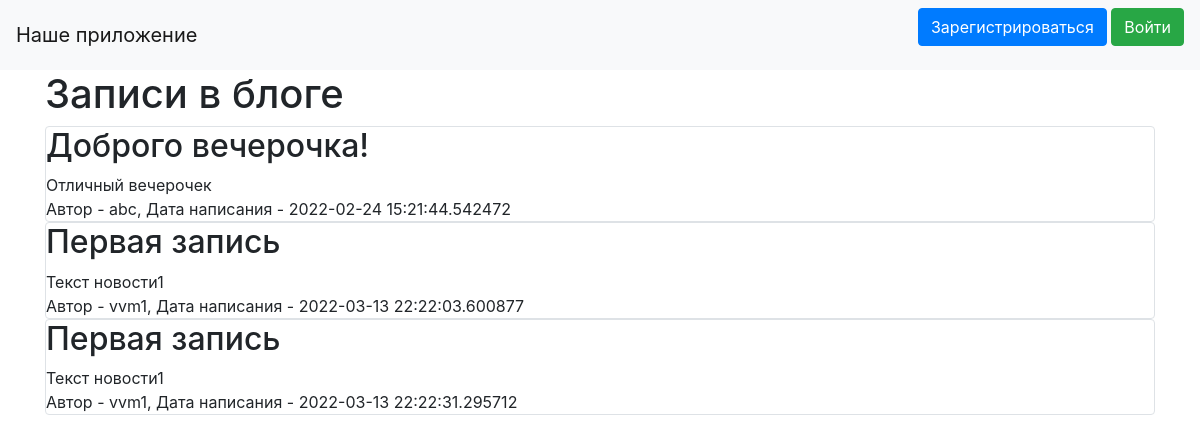
The page / on the database its author committed.
### app 2/data/news.py (models this page shows)
class News(SqlAlchemyBase, SerializerMixin):
    __tablename__ = 'news'
    id = sqlalchemy.Column(sqlalchemy.Integer, primary_key=True, autoincrement=True)
    title = sqlalchemy.Column(sqlalchemy.String, nullable=True)
    content = sqlalchemy.Column(sqlalchemy.String, nullable=True)
    created_date = sqlalchemy.Column(sqlalchemy.DateTime, default=datetime.datetime.now)
    is_private = sqlalchemy.Column(sqlalchemy.Boolean, default=True)
    user_id = sqlalchemy.Column(sqlalchemy.Integer, sqlalchemy.ForeignKey("users.id"))
    user = orm.relation('User')
    categories = orm.relation("Category", secondary="association", backref="news")

### app 2/data/users.py (models this page shows, shortened)
class User(SqlAlchemyBase, UserMixin, SerializerMixin):
    __tablename__ = 'users'
    id = sqlalchemy.Column(sqlalchemy.Integer, primary_key=True, autoincrement=True)
    name = sqlalchemy.Column(sqlalchemy.String, nullable=True)
    about = sqlalchemy.Column(sqlalchemy.String, nullable=True)
    email = sqlalchemy.Column(sqlalchemy.String, index=True, unique=True, nullable=True)
    hashed_password = sqlalchemy.Column(sqlalchemy.String, nullable=True)
    created_date = sqlalchemy.Column(sqlalchemy.DateTime, default=datetime.datetime.now)
    news = orm.relation("News", back_populates='user')

### app 2/main.py (the view)
@app.route("/")
def index():
    db_sess = db_session.create_session()
    if current_user.is_authenticated:
        news = db_sess.query(News).filter((News.user == current_user))
    else:
        news = db_sess.query(News).all()
    return render_template("index.html", news=news)

### app 2/data/db_session.py (called while the page is built)
def create_session() -> Session:
    global __factory
    return __factory()

### app 2/templates/index.html (shortened to what this page needs)
{% extends "base.html" %}
{% block content %}
    <h1>Записи в блоге</h1>
    {% for item in news %}
        <div class="col-md6 border rounded">
            <h2>{{ item.title }}</h2>
            <div>
                {{ item.content }}
            </div>
            <div>
                Автор - {{ item.user.name }}, Дата написания - {{ item.created_date }}
            </div>
        </div>
    {% endfor %}
{% endblock %}

### app 2/templates/base.html (shortened to what this page needs)
<!doctype html>
<html lang="en">
<head>
    <link rel="stylesheet"
          href="https://stackpath.bootstrapcdn.com/bootstrap/4.4.1/css/bootstrap.min.css"
>
</head>
<body>
<header>
    <nav class="navbar navbar-light bg-light">
        <a class="navbar-brand" href="#">Наше приложение</a>
        {% if current_user.is_authenticated %}
            <a class="navbar-brand" href="/logout">{{ current_user.name }}</a>
        {% else %}
            <p>
                <a class="btn btn-primary " href="/register">Зарегистрироваться</a>
                <a class="btn btn-success" href="/login">Войти</a>
            </p>
        {% endif %}
    </nav>
</header>
<main role="main" class="container">
    {% block content %}{% endblock %}
</main>
</body>
</html>

### rows shown on the page
News: title "Доброго вечерочка!", content "Отличный вечерочек", user.name "abc", created_date "2022-02-24 15:21:44.542472"
News: title "Первая запись", content "Текст новости1", user.name "vvm1", created_date "2022-03-13 22:22:03.600877"
News: title "Первая запись", content "Текст новости1", user.name "vvm1", created_date "2022-03-13 22:22:31.295712"
